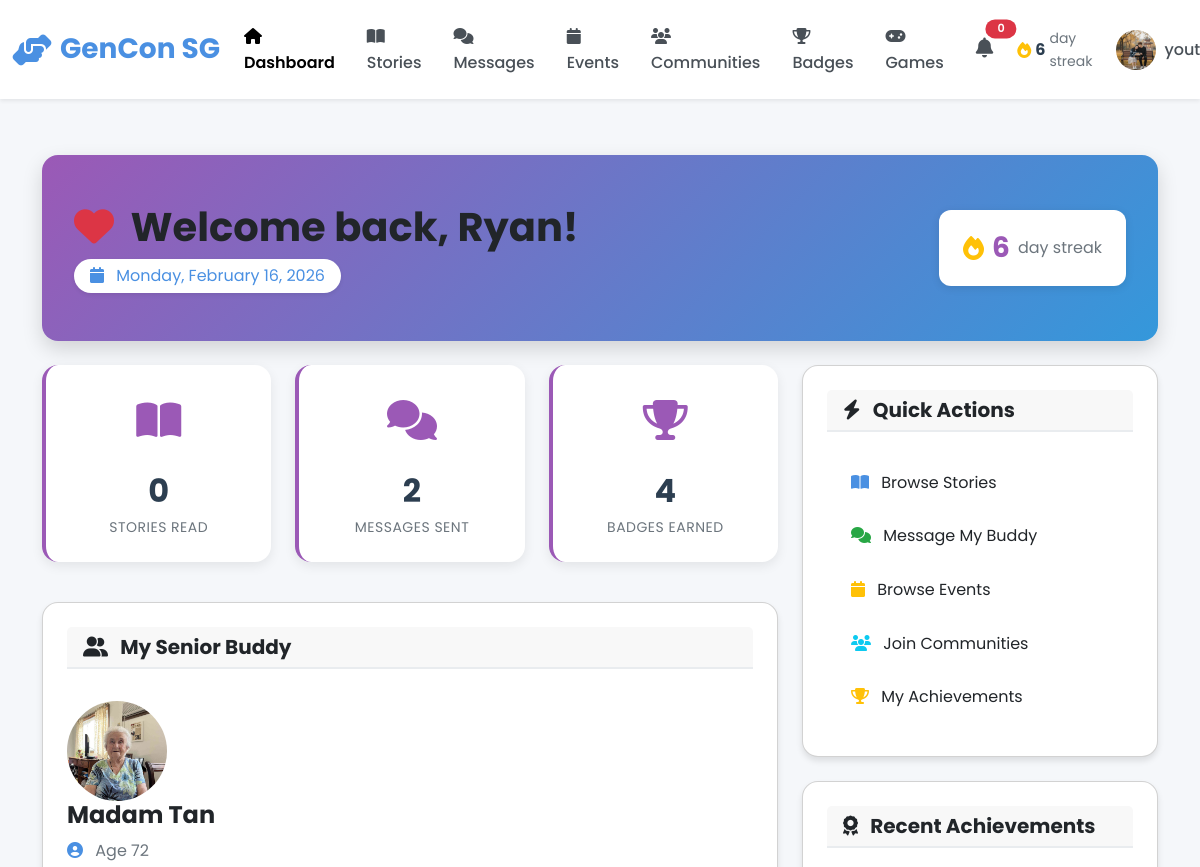
Before: /youth/dashboard (signed in, upper part) with the older database file.
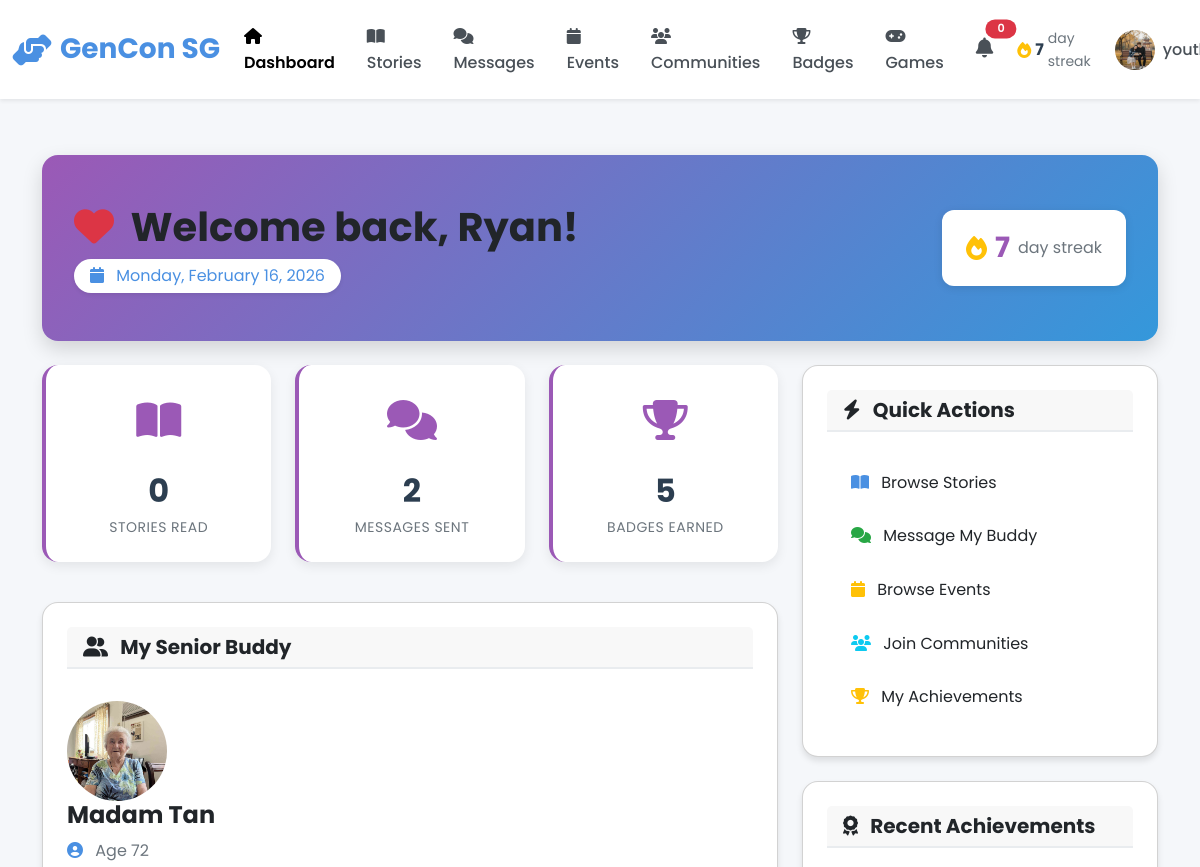
After: the same page with the newer database file.
### models.py (models this page shows, shortened)
class Streak(db.Model):
    __tablename__ = 'streaks'
    id = db.Column(db.Integer, primary_key=True)
    user_id = db.Column(db.Integer, db.ForeignKey('users.id'), nullable=False, unique=True)
    current_streak = db.Column(db.Integer, default=0)
    longest_streak = db.Column(db.Integer, default=0)
    points = db.Column(db.Integer, default=0)
    games_played = db.Column(db.Integer, default=0)
    games_won = db.Column(db.Integer, default=0)
    last_login = db.Column(db.Date, default=datetime.utcnow().date)
    user = db.relationship('User', back_populates='streak')

### blueprints/youth.py (the view)
@youth_bp.route('/dashboard')
@login_required
def dashboard():
    user = User.query.get(session['user_id'])
    pair = Pair.query.filter_by(youth_id=user.id, status='active').first()
    buddy = User.query.get(pair.senior_id) if pair else None
    recent_stories = Story.query.order_by(Story.created_at.desc()).limit(10).all()
    badges = Badge.query.filter_by(user_id=user.id).count()
    return render_template('youth/dashboard.html',
                         user=user,
                         buddy=buddy,
                         recent_stories=recent_stories,
                         badges_count=badges)

### app.py (called while the page is built)
@app.context_processor
def inject_user():
    user_streak = 0
    if 'user_id' in session:
        from models import Streak
        streak = Streak.query.filter_by(user_id=session['user_id']).first()
        if streak:
            user_streak = streak.current_streak
    return dict(session=session, user_streak=user_streak)

@app.after_request
def add_security_headers(response):
    csp = (
        "default-src 'self'; "
        "script-src 'self' 'unsafe-inline' 'unsafe-eval' blob: https://cdn.jsdelivr.net https://cdnjs.cloudflare.com; "
        "style-src 'self' 'unsafe-inline' https://cdn.jsdelivr.net https://cdnjs.cloudflare.com https://fonts.googleapis.com; "
        "font-src 'self' https://cdnjs.cloudflare.com https://fonts.gstatic.com; "
        "img-src 'self' data: blob: https:; "
        "connect-src 'self' ws: wss: https://cdn.jsdelivr.net https://cdnjs.cloudflare.com; "
        "worker-src 'self' blob:;"
    )
    response.headers['Content-Security-Policy'] = csp
    return response

### models.py (called while the page is built)
    @property
    def interests(self):
        if self.interests_json:
            return json.loads(self.interests_json)
        return []

### templates/youth/dashboard.html (shortened to what the changed rows need)
{% extends "base.html" %}
{% block body_class %}youth-dashboard{% endblock %}
{% block content %}
<div class="container py-4">
    <div class="dashboard-header mb-4">
        <div class="row align-items-center">
            <div class="col-md-8">
                <h1 class="mb-2">
                    <i class="fas fa-heart text-danger me-2"></i>
                    Welcome back, {{ user.full_name.split()[0] }}!
                </h1>
            </div>
            <div class="col-md-4 text-end">
                <div class="streak-display">
                    <i class="fas fa-fire text-warning"></i>
                    <span class="streak-number">{{ user.streak.current_streak if user.streak else 0 }}</span>
                    <span class="text-muted">day streak</span>
                </div>
            </div>
        </div>
    </div>
    <div class="row">
        <div class="col-lg-8">
            <div class="row mb-4">
                <div class="col-md-4 mb-3">
                    <div class="stat-card">
                        <div class="icon">
                            <i class="fas fa-trophy"></i>
                        </div>
                        <div class="value">{{ badges_count }}</div>
                        <div class="label">Badges Earned</div>
                    </div>
                </div>
            </div>
        </div>
    </div>
</div>
{% endblock %}

Changed rows visible on the page:
changed Streak: streak "6" → "7"
Other visible differences:
{{ user_streak|default(0) }}: "6" → "7"
{{ badges_count }}: "4" → "5"
